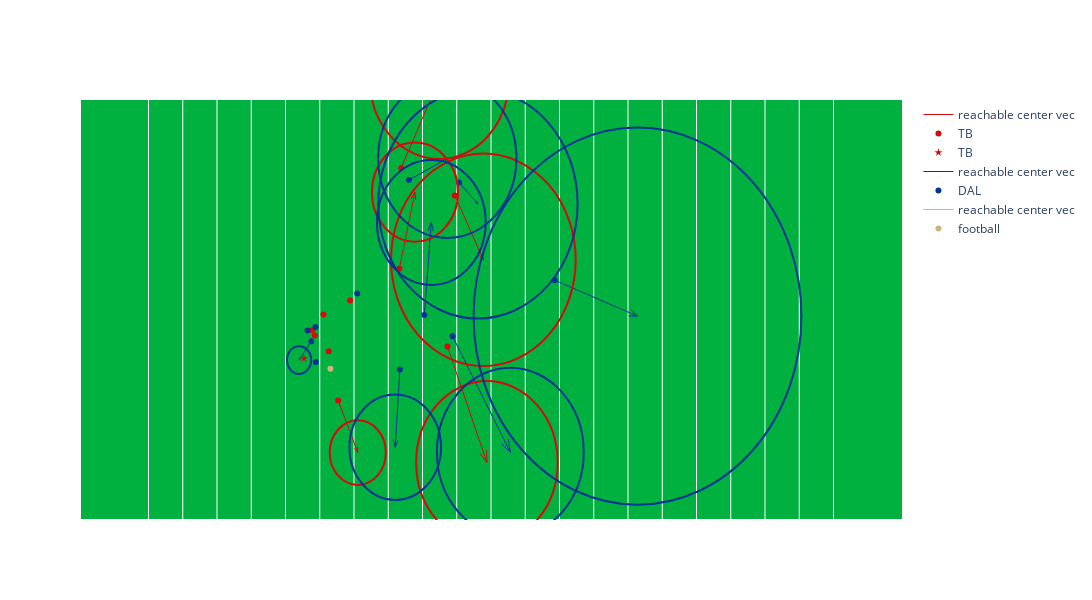

Notebook code for this chart:
### Markdown cell above
# Plot reachable Area (Ally, Enemy, and football)

### Code cell
team_list = ["TB", "DAL", "football"]
fig = go.Figure()

for target_team in team_list:
    target_df = focused_df[(focused_df.team == target_team)&(focused_df.frameId==targetFrame)]

    x = target_df["x"]
    x_QB = target_df[target_df['officialPosition'] == 'QB']["x"]
    x_not_QB = target_df[target_df['officialPosition'] != 'QB']["x"]
    x0 = target_df["x0"]
    x1 = target_df["x1"]

    y = target_df["y"]
    y_QB = target_df[target_df['officialPosition'] == 'QB']["y"]
    y_not_QB = target_df[target_df['officialPosition'] != 'QB']["y"]
    y0 = target_df["y0"]
    y1 = target_df["y1"]

    u = target_df["reachable_area_cx"] - target_df["x"]
    v = target_df["reachable_area_cy"] - target_df["y"]


    # 予測到達点矢印の描画
    fig_quiver = ff.create_quiver(x, y, u, v,
                           scale=1,
                           arrow_scale=0.1,
                           name='reachable center vec',
                           line_width=1,
                           line_color = colors[target_team]
                           )
    fig.add_traces(data = fig_quiver.data)

    # 点の描画
    fig.add_trace(go.Scatter(x=x_not_QB, y=y_not_QB, mode='markers', marker_color=colors[target_team], name=target_team))
    fig.add_trace(go.Scatter(x=x_QB, y=y_QB, mode='markers',marker_symbol='star', marker_color=colors[target_team], name=target_team))

    # 領域の描画     
    for xi, yi, xi0, yi0, xi1, yi1 in zip(x, y, x0, y0, x1, y1):
        if not np.isnan(xi0):
            fig.add_shape(type="circle",
                          xref="x", yref="y",
                          x0=xi0, y0=yi0,
                          x1=xi1, y1=yi1,
                          line_color=colors[target_team],
                          )

# レイアウトの設定
layout = go.Layout(
        autosize=False,
        width=1200,
        height=600,
        xaxis=dict(range=[0, 120], autorange=False, tickmode='array',tickvals=np.arange(10, 111, 5).tolist(),showticklabels=False),
        yaxis=dict(range=[0, 53.3], autorange=False,showgrid=False,showticklabels=False),

        plot_bgcolor='#00B140',
        # Create title and add play description at the bottom of the chart for better visual appeal
    )

# layoutを設定
fig.update_layout(layout) 

# figの表示
fig.show()

### Figure 1 — Plotly figure (JSON) as saved in the notebook; plotly's stock layout.template omitted (floating-point values rounded to 4 significant figures)
{"data": [{"line": {"color": "#D50A0A", "width": 1}, "mode": "lines", "name": "reachable center vec", "type": "scatter", "x": [32.69, null, null, 46.88, 52.45, null, 54.72, 58.89, null, 37.69, 40.55, null, 36.31, null, null, 46.61, 48.9, null, 33.9, null, null, 39.43, null, null, 53.64, 59.41, null, 35.54, null, null, 34.29, null, null, null, null, null, null, 52.31, 52.45, 51.54, null, 58.21, 58.89, 58.77, null, 40.06, 40.55, 40.51, null, null, null, null, null, 49.02, 48.9, 48.35, null, null, null, null, null, null, null, null, null, 58.36, 59.41, 59.37, null, null, null, null, null, null, null, null, null], "y": [20.5, null, null, 44.67, 55.97, null, 41.19, 33.02, null, 15.17, 8.553, null, 21.42, null, null, 31.87, 41.61, null, 24.09, null, null, 27.87, null, null, 22.02, 7.291, null, 26.09, null, null, 23.41, null, null, null, null, null, null, 54.72, 55.97, 55.1, null, 33.64, 33.02, 33.93, null, 9.077, 8.553, 9.273, null, null, null, null, null, 40.62, 41.61, 40.77, null, null, null, null, null, null, null, null, null, 8.478, 7.291, 8.873, null, null, null, null, null, null, null, null, null]}, {"marker": {"color": "#D50A0A"}, "mode": "markers", "name": "TB", "type": "scatter", "x": [46.88, 54.72, 37.69, 36.31, 46.61, 33.9, 39.43, 53.64, 35.54, 34.29], "y": [44.67, 41.19, 15.17, 21.42, 31.87, 24.09, 27.87, 22.02, 26.09, 23.41]}, {"marker": {"color": "#D50A0A", "symbol": "star"}, "mode": "markers", "name": "TB", "type": "scatter", "x": [32.69], "y": [20.5]}, {"line": {"color": "#003594", "width": 1}, "mode": "lines", "name": "reachable center vec", "type": "scatter", "x": [33.21, null, null, 34.39, null, null, 48.03, 53.62, null, 55.34, 58.09, null, 54.39, 62.82, null, 40.47, null, null, 69.32, 81.39, null, 46.7, 46.01, null, 50.26, 51.29, null, 33.77, 31.98, null, 34.42, null, null, null, null, null, null, null, null, null, null, 53.19, 53.62, 53.0, null, 57.74, 58.09, 57.93, null, 61.53, 62.82, 62.53, null, null, null, null, null, 80.1, 81.39, 80.41, null, 45.74, 46.01, 46.42, null, 51.59, 51.29, 50.79, null, 32.07, 31.98, 32.23, null, null, null, null, null], "y": [24.06, null, null, 24.48, null, null, 43.14, 45.89, null, 42.82, 40.12, null, 23.31, 8.594, null, 28.73, null, null, 30.43, 25.87, null, 19.09, 9.237, null, 26.02, 37.77, null, 22.7, 20.29, null, 20.06, null, null, null, null, null, null, null, null, null, null, 45.44, 45.89, 45.83, null, 40.28, 40.12, 40.46, null, 9.689, 8.594, 10.27, null, null, null, null, null, 25.88, 25.87, 26.71, null, 10.19, 9.237, 10.14, null, 36.63, 37.77, 36.7, null, 20.58, 20.29, 20.46, null, null, null, null, null]}, {"marker": {"color": "#003594"}, "mode": "markers", "name": "DAL", "type": "scatter", "x": [33.21, 34.39, 48.03, 55.34, 54.39, 40.47, 69.32, 46.7, 50.26, 33.77, 34.42], "y": [24.06, 24.48, 43.14, 42.82, 23.31, 28.73, 30.43, 19.09, 26.02, 22.7, 20.06]}, {"marker": {"color": "#003594", "symbol": "star"}, "mode": "markers", "name": "DAL", "type": "scatter", "x": [], "y": []}, {"line": {"color": "#CBB67C", "width": 1}, "mode": "lines", "name": "reachable center vec", "type": "scatter", "x": [36.55, null, null, null, null, null, null], "y": [19.21, null, null, null, null, null, null]}, {"marker": {"color": "#CBB67C"}, "mode": "markers", "name": "football", "type": "scatter", "x": [36.55], "y": [19.21]}, {"marker": {"color": "#CBB67C", "symbol": "star"}, "mode": "markers", "name": "football", "type": "scatter", "x": [], "y": []}], "layout": {"autosize": false, "height": 600, "plot_bgcolor": "#00B140", "shapes": [{"line": {"color": "#D50A0A"}, "type": "circle", "x0": 42.29, "x1": 62.61, "xref": "x", "y0": 45.81, "y1": 66.13, "yref": "y"}, {"line": {"color": "#D50A0A"}, "type": "circle", "x0": 45.41, "x1": 72.36, "xref": "x", "y0": 19.54, "y1": 46.5, "yref": "y"}, {"line": {"color": "#D50A0A"}, "type": "circle", "x0": 36.45, "x1": 44.65, "xref": "x", "y0": 4.454, "y1": 12.65, "yref": "y"}, {"line": {"color": "#D50A0A"}, "type": "circle", "x0": 42.62, "x1": 55.18, "xref": "x", "y0": 35.32, "y1": 47.89, "yref": "y"}, {"line": {"color": "#D50A0A"}, "type": "circle", "x0": 49.07, "x1": 69.74, "xref": "x", "y0": -3.042, "y1": 17.62, "yref": "y"}, {"line": {"color": "#003594"}, "type": "circle", "x0": 43.52, "x1": 63.71, "xref": "x", "y0": 35.8, "y1": 55.99, "yref": "y"}, {"line": {"color": "#003594"}, "type": "circle", "x0": 43.55, "x1": 72.64, "xref": "x", "y0": 25.57, "y1": 54.66, "yref": "y"}, {"line": {"color": "#003594"}, "type": "circle", "x0": 52.1, "x1": 73.54, "xref": "x", "y0": -2.126, "y1": 19.31, "yref": "y"}, {"line": {"color": "#003594"}, "type": "circle", "x0": 57.46, "x1": 105.3, "xref": "x", "y0": 1.935, "y1": 49.8, "yref": "y"}, {"line": {"color": "#003594"}, "type": "circle", "x0": 39.33, "x1": 52.7, "xref": "x", "y0": 2.551, "y1": 15.92, "yref": "y"}, {"line": {"color": "#003594"}, "type": "circle", "x0": 43.35, "x1": 59.22, "xref": "x", "y0": 29.83, "y1": 45.7, "yref": "y"}, {"line": {"color": "#003594"}, "type": "circle", "x0": 30.22, "x1": 33.74, "xref": "x", "y0": 18.53, "y1": 22.06, "yref": "y"}], "width": 1200, "xaxis": {"autorange": false, "range": [0, 120], "showticklabels": false, "tickmode": "array", "tickvals": [10, 15, 20, 25, 30, 35, 40, 45, 50, 55, 60, 65, 70, 75, 80, 85, 90, 95, 100, 105, 110]}, "yaxis": {"autorange": false, "range": [0, 53.3], "showgrid": false, "showticklabels": false}}}
